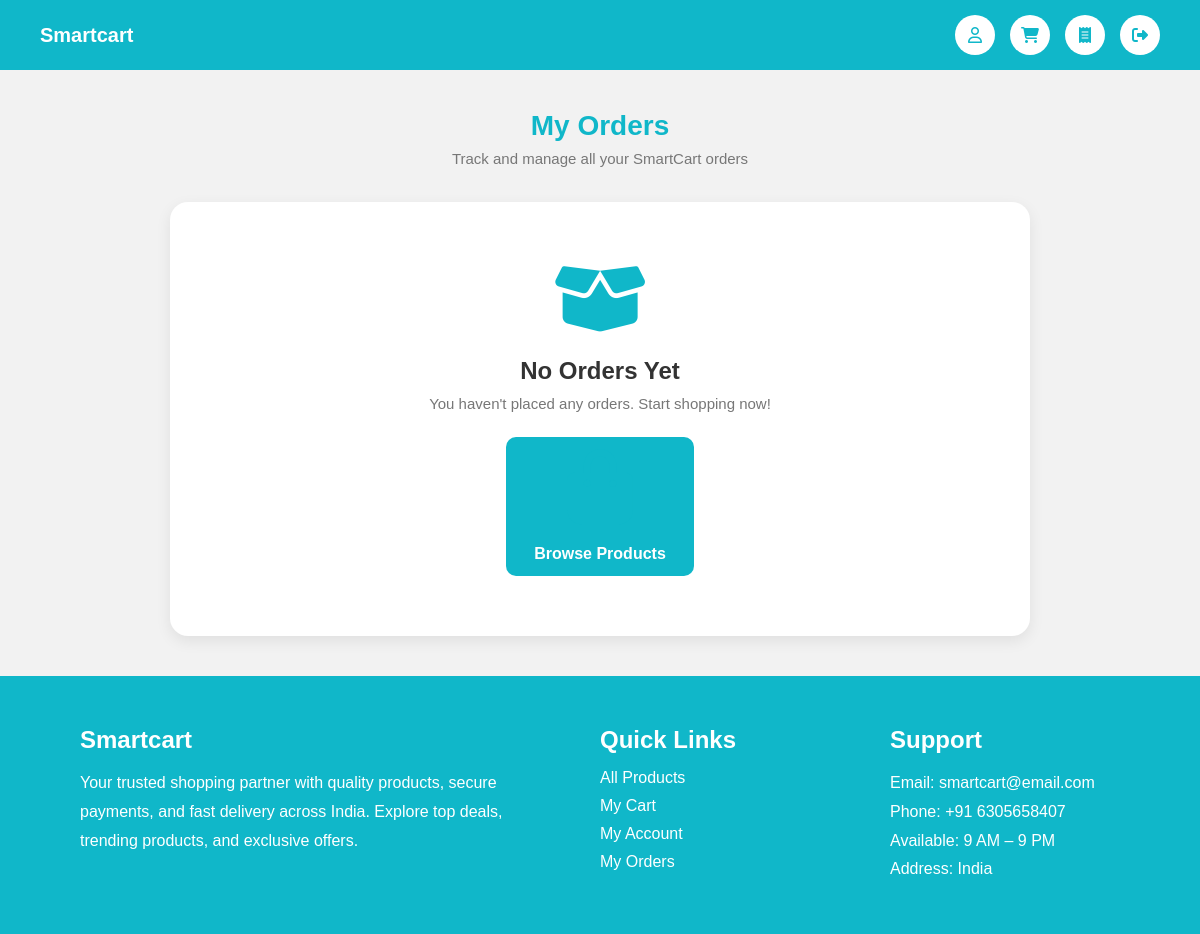
Page /user/my-orders (signed in) on the earlier database version.
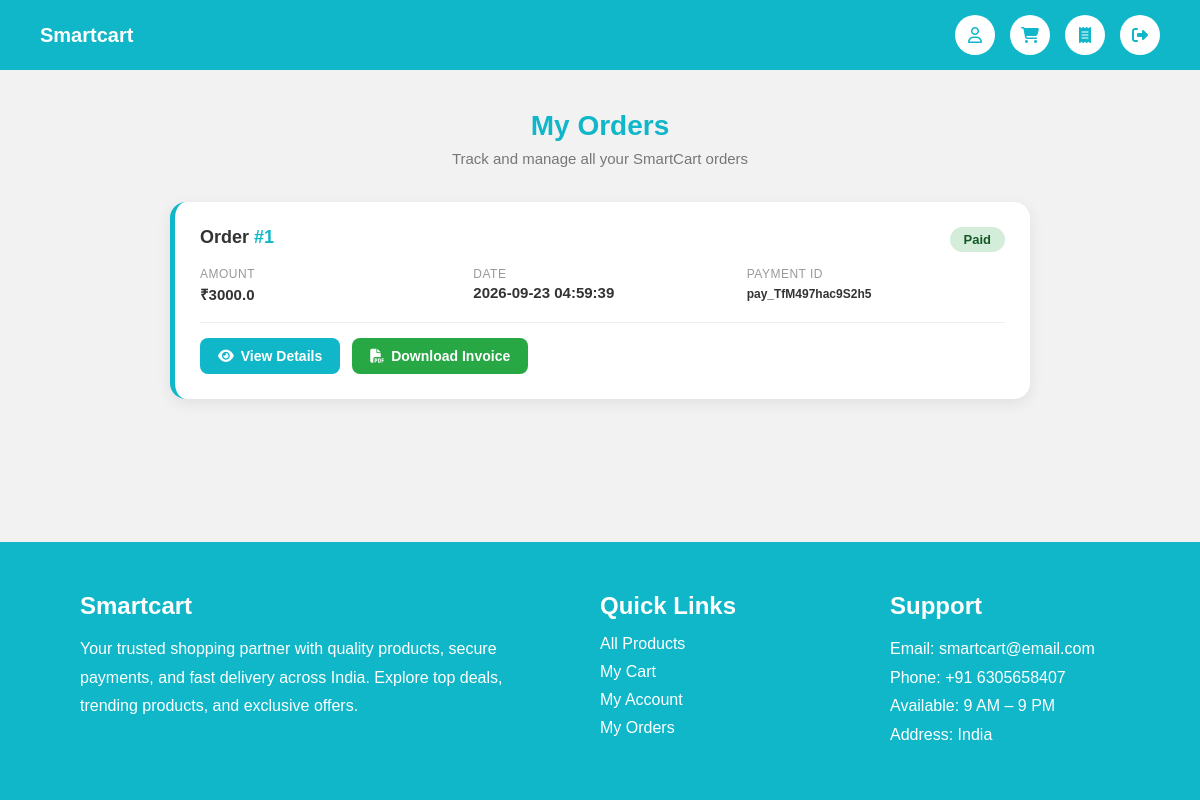
Same page on the later database version.
### tables this page shows
CREATE TABLE orders (
            order_id INTEGER PRIMARY KEY AUTOINCREMENT,
            user_id INTEGER NOT NULL,
            razorpay_order_id TEXT,
            razorpay_payment_id TEXT,
            amount REAL NOT NULL,
            payment_status TEXT DEFAULT 'pending',
            created_at TIMESTAMP DEFAULT CURRENT_TIMESTAMP,
            FOREIGN KEY (user_id) REFERENCES users(user_id)
        );

### app.py (the view)
@app.route('/user/my-orders')
def my_orders():
    if 'user_id' not in session:
        flash("Please login!", "danger")
        return redirect('/')
    conn = get_db_connection()
    cursor = conn.cursor()
    cursor.execute("SELECT * FROM orders WHERE user_id=? ORDER BY created_at DESC", (session['user_id'],))
    orders = cursor.fetchall()
    cursor.close()
    conn.close()
    return render_template("user/my_orders.html", orders=orders)

### app.py (called while the page is built)
def get_db_connection():
    conn = sqlite3.connect("smartcart.db")
    conn.row_factory = sqlite3.Row
    conn.execute("PRAGMA foreign_keys = ON;")
    return conn

### templates/user/my_orders.html (shortened to what this page needs)
{% extends 'base.html' %}
{% block css %}
<link rel="stylesheet" href="{{ url_for('static', filename='my_orders.css') }}">
{% endblock %}
{% block content %}
<div class="orders-page">
    <div class="page-header">
        <h1>My Orders</h1>
        <p>Track and manage all your SmartCart orders</p>
    </div>
    {% if orders|length == 0 %}
    <div class="empty-orders">
        <i class="fa-solid fa-box-open"></i>
        <h2>No Orders Yet</h2>
        <p>You haven't placed any orders. Start shopping now!</p>
        <a href="/user/products" class="shop-btn">
            <i class="fa-solid fa-bag-shopping"></i> Browse Products
        </a>
    </div>
    {% else %}
    <div class="orders-list">
        {% for order in orders %}
        <div class="order-card">
            <div class="order-card-header">
                <div class="order-id">
                    Order <span>#{{ order.order_id }}</span>
                </div>
                <span class="order-badge {{ order.payment_status }}">
                    {{ order.payment_status | capitalize }}
                </span>
            </div>
            <div class="order-info">
                <div class="order-info-item">
                    <label>Amount</label>
                    <span>₹{{ order.amount }}</span>
                </div>
                <div class="order-info-item">
                    <label>Date</label>
                    <span>{{ order.created_at }}</span>
                </div>
                <div class="order-info-item">
                    <label>Payment ID</label>
                    <span style="font-size:12px; word-break:break-all;">{{ order.razorpay_payment_id or '—' }}</span>
                </div>
            </div>
            <div class="order-card-footer">
                <a href="/user/order-success/{{ order.order_id }}" class="view-btn primary">
                    <i class="fa-solid fa-eye"></i> View Details
                </a>
                <a href="/user/download-invoice/{{ order.order_id }}" class="view-btn success">
                    <i class="fa-solid fa-file-pdf"></i> Download Invoice
                </a>
            </div>
        </div>
        {% endfor %}
    </div>
    {% endif %}
</div>
{% endblock %}

Differences in the rows shown:
added orders: order_id "1", payment_status "Paid", amount "3000.0", created_at "2026-09-23 04:59:39", razorpay_payment "pay_TfM497hac9S2h5"
Other differences:
text no longer shown: "No Orders Yet You haven't placed any orders. Start shopping now! Browse Products"
